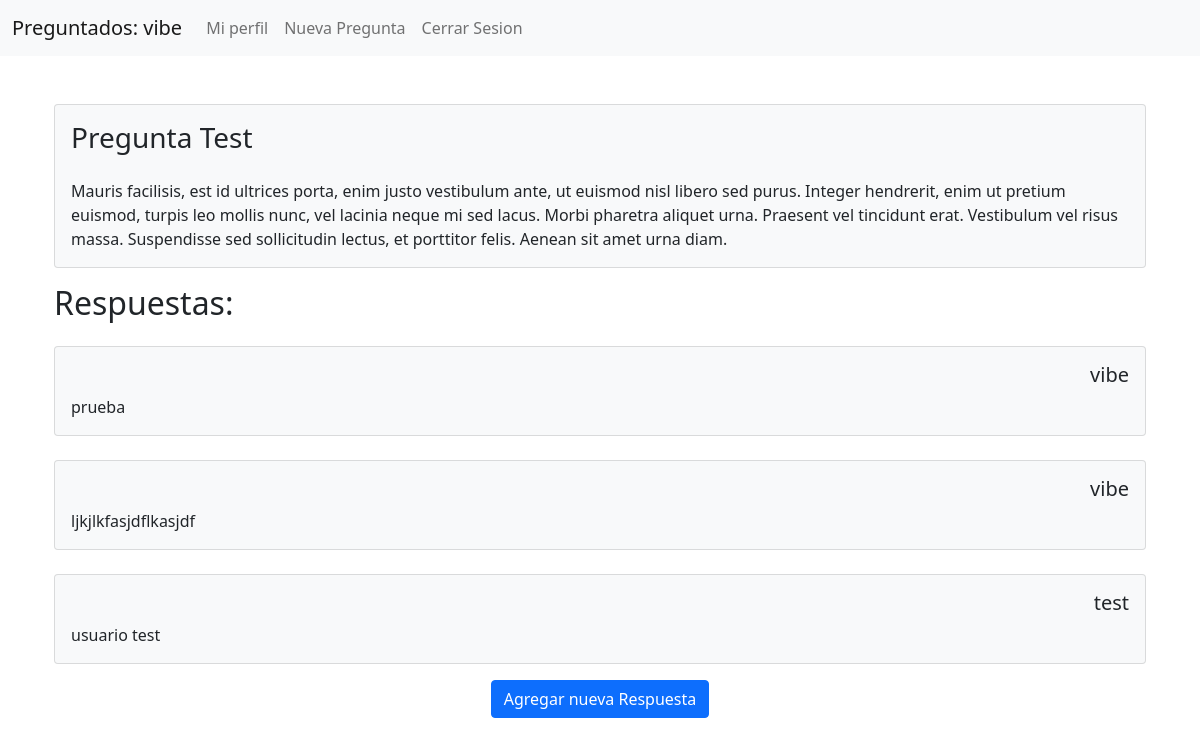
/question/3/ (signed in), run on the app's committed database.
### users/models.py (models this page shows)
class PreguntadosUser(AbstractUser):
    about_me = models.CharField(max_length=255, blank=True, null=True)
    avatar = models.ImageField(blank=True)

### questions/models.py (models this page shows, shortened)
class Question(models.Model):
    title = models.CharField(max_length=255)
    content = models.TextField()
    author = models.ForeignKey(settings.AUTH_USER_MODEL, on_delete=models.SET_NULL, null=True)
    created_at = models.DateTimeField(auto_now_add=True)
    updated_at = models.DateTimeField(auto_now=True)

class Comment(models.Model):
    question = models.ForeignKey(Question, on_delete=models.CASCADE, related_name='comments')
    author = models.ForeignKey(settings.AUTH_USER_MODEL, on_delete=models.CASCADE, related_name='comments')
    content = models.TextField()

### questions/views.py (the view, shortened to what this page needs)
# urls.py: path('question/<int:question_id>/', QuestionDetailView.as_view(), name='question-detail')
class QuestionDetailView(LoginRequiredMixin, View):
    template_name = 'questions/question_detail.html'
    question = None
    def dispatch(self, request, *args, **kwargs):
        self.question = get_object_or_404(Question, pk=kwargs['question_id'])
        return super().dispatch(request, *args, **kwargs)
    def get_context(self):
        context = {
            'question': self.question
        }
        return context
    def get(self, request, *args, **kwargs):
        return render(request, self.template_name, self.get_context())

### templates/questions/question_detail.html (shortened to what this page needs)
{% extends 'base/master.html' %}
{% block content %}
<div class="container mt-5">
    <div class="card bg-light mt-4">
        <div class="card-body">
            <div class="d-flex justify-content-between">
                <h3 class="card-title">
                    {{ question.title }}
                </h3>
            </div>
            <p class="card-text mt-3">{{ question.content }}</p>
        </div>
    </div>
    <h2 class="mt-3">Respuestas:</h2>
    {% for comment in question.comments.all %}
        <div class="card bg-light mt-4">
            <div class="card-body">
                <div class="d-flex justify-content-between">
                    <h5 class="card-title">
                        {{ comment.author }}
                    </h5>
                </div>
                <p class="card-text">{{ comment.content }}</p>
            </div>
        </div>
    {% endfor %}
    <p class="text-center">
        <button type="button" class="btn btn-primary mt-3" data-bs-toggle="modal" data-bs-target="#addCommentModal">
            Agregar nueva Respuesta
        </button>
    </p>
</div>
{% endblock %}

### templates/base/master.html (shortened to what this page needs)
<!DOCTYPE html>
<html lang="en">
<head>
    <link href="https://cdn.jsdelivr.net/npm/bootstrap@5.1.1/dist/css/bootstrap.min.css" rel="stylesheet">
</head>
<body>
    <nav class="navbar navbar-expand-lg navbar-light bg-light">
        <div class="container-fluid">
          <a class="navbar-brand" href="{% url 'home-view' %}">Preguntados: {{ user.username }}</a>
          <div class="collapse navbar-collapse" id="navbarNav">
            <ul class="navbar-nav">
              <li class="nav-item">
                <a class="nav-link" href="{% url 'my_asks-view' %}">Mi perfil</a>
              </li>
              <li class="nav-item">
                <a class="nav-link" href="{% url 'question-create' %}">Nueva Pregunta</a>
              </li>
              <li class="nav-item">
                <a class="nav-link" href="{% url 'logout-view' %}">Cerrar Sesion</a>
              </li>
            </ul>
          </div>
        </div>
    </nav>
    <div class='container'>
        {% block content %}
        {% endblock %}
    </div>
</body>
</html>

### data on the page
PreguntadosUser: username "vibe"
Question: title "Pregunta Test", content "Mauris facilisis, est id ultrices porta, enim justo vestibulum ante, ut euismod nisl libero sed purus. Integer hendrerit, enim ut pretium euismod, turpis leo mollis nunc, vel lacinia neque mi sed lacus. Morbi pharetra aliquet urna. Praesent vel tincidunt erat. Vestibulum vel risus massa. Suspendisse sed sollicitudin lectus, et porttitor felis. Aenean sit amet urna diam."
Comment: author "vibe", content "prueba"
Comment: author "vibe", content "ljkjlkfasjdflkasjdf"
Comment: author "test", content "usuario test"
